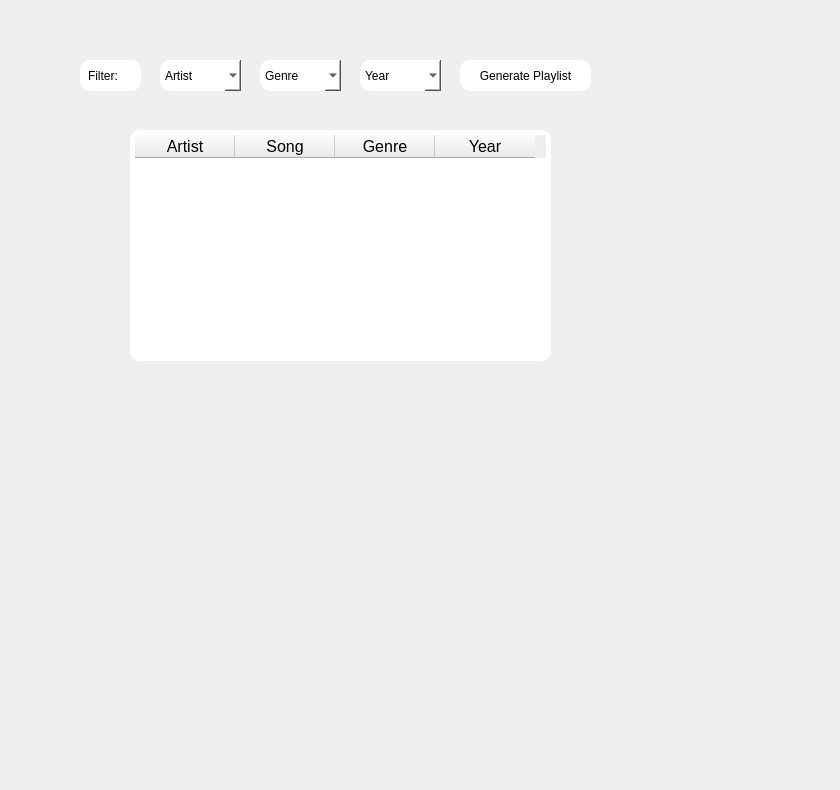
    <widget class="QWidget" name="page_4">
     <attribute name="title">
      <string>Page</string>
     </attribute>
     <widget class="QTableWidget" name="tableWidget_2">
      <property name="geometry">
       <rect>
        <x>130</x>
        <y>130</y>
        <width>421</width>
        <height>231</height>
       </rect>
      </property>
      <property name="styleSheet">
       <string notr="true">    QTableWidget {
	background-color: rgb(255, 255, 255);
        border-radius: 10px;
        padding: 5px;
    }</string>
      </property>
      <column>
       <property name="text">
        <string>Artist</string>
       </property>
       <property name="font">
        <font>
         <pointsize>12</pointsize>
        </font>
       </property>
      </column>
      <column>
       <property name="text">
        <string>Song</string>
       </property>
       <property name="font">
        <font>
         <pointsize>12</pointsize>
        </font>
       </property>
      </column>
      <column>
       <property name="text">
        <string>Genre</string>
       </property>
       <property name="font">
        <font>
         <pointsize>12</pointsize>
        </font>
       </property>
      </column>
      <column>
       <property name="text">
        <string>Year</string>
       </property>
       <property name="font">
        <font>
         <pointsize>12</pointsize>
        </font>
       </property>
      </column>
     </widget>
     <widget class="QPushButton" name="gen">
      <property name="geometry">
       <rect>
        <x>460</x>
        <y>60</y>
        <width>131</width>
        <height>31</height>
       </rect>
      </property>
      <property name="styleSheet">
       <string notr="true">    QPushButton {
	background-color: rgb(255, 255, 255);
        border-radius: 10px;
        padding: 5px;
    }</string>
      </property>
      <property name="text">
       <string>Generate Playlist</string>
      </property>
     </widget>
     <widget class="QComboBox" name="comboBox_4">
      <property name="geometry">
       <rect>
        <x>160</x>
        <y>60</y>
        <width>81</width>
        <height>31</height>
       </rect>
      </property>
      <property name="styleSheet">
       <string notr="true">    QComboBox {
	background-color: rgb(255, 255, 255);
        border-radius: 10px;
        padding: 5px;
    }</string>
      </property>
      <item>
       <property name="text">
        <string>Artist</string>
       </property>
      </item>
     </widget>
     <widget class="QComboBox" name="comboBox_5">
      <property name="geometry">
       <rect>
        <x>260</x>
        <y>60</y>
        <width>81</width>
        <height>31</height>
       </rect>
      </property>
      <property name="styleSheet">
       <string notr="true">    QComboBox {
	background-color: rgb(255, 255, 255);
        border-radius: 10px;
        padding: 5px;
    }</string>
      </property>
      <item>
       <property name="text">
        <string>Genre</string>
       </property>
      </item>
     </widget>
     <widget class="QComboBox" name="comboBox_6">
      <property name="geometry">
       <rect>
        <x>360</x>
        <y>60</y>
        <width>81</width>
        <height>31</height>
       </rect>
      </property>
      <property name="styleSheet">
       <string notr="true">    QComboBox {
	background-color: rgb(255, 255, 255);
        border-radius: 10px;
        padding: 5px;
    }</string>
      </property>
      <item>
       <property name="text">
        <string>Year</string>
       </property>
      </item>
     </widget>
     <widget class="QLabel" name="label_20">
      <property name="geometry">
       <rect>
        <x>80</x>
        <y>60</y>
        <width>61</width>
        <height>31</height>
       </rect>
      </property>
      <property name="styleSheet">
       <string notr="true">    QLabel {
	background-color: rgb(255, 255, 255);
        border-radius: 10px;
        padding: 5px;
    }</string>
      </property>
      <property name="text">
       <string>Filter:</string>
      </property>
     </widget>
     <widget class="QLabel" name="label_51">
      <property name="geometry">
       <rect>
        <x>-10</x>
        <y>-30</y>
        <width>831</width>
        <height>781</height>
       </rect>
      </property>
      <property name="font">
       <font>
        <pointsize>9</pointsize>
        <bold>true</bold>
       </font>
      </property>
      <property name="text">
       <string/>
      </property>
      <property name="pixmap">
       <pixmap resource="wall/bg.qrc">:/newPrefix/19eee91f32a591a52ce1b92e1fa092f9.jpg</pixmap>
      </property>
     </widget>
     <zorder>label_51</zorder>
     <zorder>tableWidget_2</zorder>
     <zorder>gen</zorder>
     <zorder>comboBox_4</zorder>
     <zorder>comboBox_5</zorder>
     <zorder>comboBox_6</zorder>
     <zorder>label_20</zorder>
    </widget>
